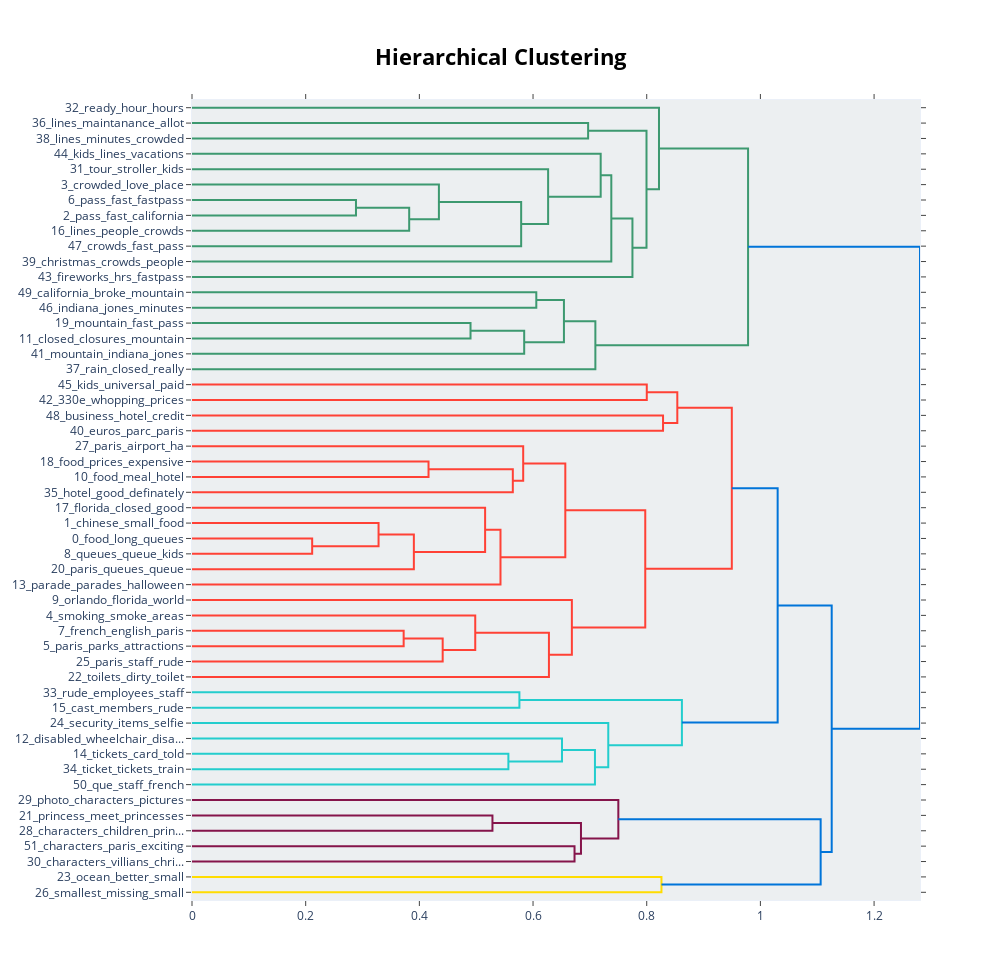

The notebook cell this image was saved under:
### Code cell
topic_model.visualize_hierarchy(top_n_topics=60)

### Figure 1 — Plotly figure (JSON) as saved in the notebook; plotly's stock layout.template omitted (floating-point values rounded to 4 significant figures)
{"data": [{"hoverinfo": "text", "marker": {"color": "rgb(61,153,112)"}, "mode": "lines", "type": "scatter", "x": [0.0, 0.6969, 0.6969, 0.0], "xaxis": "x", "y": [-15.0, -15.0, -25.0, -25.0], "yaxis": "y"}, {"hoverinfo": "text", "marker": {"color": "rgb(61,153,112)"}, "mode": "lines", "type": "scatter", "x": [0.0, 0.2885, 0.2885, 0.0], "xaxis": "x", "y": [-65.0, -65.0, -75.0, -75.0], "yaxis": "y"}, {"hoverinfo": "text", "marker": {"color": "rgb(61,153,112)"}, "mode": "lines", "type": "scatter", "x": [0.2885, 0.3821, 0.3821, 0.0], "xaxis": "x", "y": [-70.0, -70.0, -85.0, -85.0], "yaxis": "y"}, {"hoverinfo": "text", "marker": {"color": "rgb(61,153,112)"}, "mode": "lines", "type": "scatter", "x": [0.0, 0.4344, 0.4344, 0.3821], "xaxis": "x", "y": [-55.0, -55.0, -77.5, -77.5], "yaxis": "y"}, {"hoverinfo": "text", "marker": {"color": "rgb(61,153,112)"}, "mode": "lines", "type": "scatter", "x": [0.4344, 0.5791, 0.5791, 0.0], "xaxis": "x", "y": [-66.25, -66.25, -95.0, -95.0], "yaxis": "y"}, {"hoverinfo": "text", "marker": {"color": "rgb(61,153,112)"}, "mode": "lines", "type": "scatter", "x": [0.0, 0.6265, 0.6265, 0.5791], "xaxis": "x", "y": [-45.0, -45.0, -80.62, -80.62], "yaxis": "y"}, {"hoverinfo": "text", "marker": {"color": "rgb(61,153,112)"}, "mode": "lines", "type": "scatter", "x": [0.0, 0.719, 0.719, 0.6265], "xaxis": "x", "y": [-35.0, -35.0, -62.81, -62.81], "yaxis": "y"}, {"hoverinfo": "text", "marker": {"color": "rgb(61,153,112)"}, "mode": "lines", "type": "scatter", "x": [0.719, 0.7377, 0.7377, 0.0], "xaxis": "x", "y": [-48.91, -48.91, -105.0, -105.0], "yaxis": "y"}, {"hoverinfo": "text", "marker": {"color": "rgb(61,153,112)"}, "mode": "lines", "type": "scatter", "x": [0.7377, 0.7749, 0.7749, 0.0], "xaxis": "x", "y": [-76.95, -76.95, -115.0, -115.0], "yaxis": "y"}, {"hoverinfo": "text", "marker": {"color": "rgb(61,153,112)"}, "mode": "lines", "type": "scatter", "x": [0.6969, 0.7996, 0.7996, 0.7749], "xaxis": "x", "y": [-20.0, -20.0, -95.98, -95.98], "yaxis": "y"}, {"hoverinfo": "text", "marker": {"color": "rgb(61,153,112)"}, "mode": "lines", "type": "scatter", "x": [0.0, 0.8216, 0.8216, 0.7996], "xaxis": "x", "y": [-5.0, -5.0, -57.99, -57.99], "yaxis": "y"}, {"hoverinfo": "text", "marker": {"color": "rgb(61,153,112)"}, "mode": "lines", "type": "scatter", "x": [0.0, 0.6057, 0.6057, 0.0], "xaxis": "x", "y": [-125.0, -125.0, -135.0, -135.0], "yaxis": "y"}, {"hoverinfo": "text", "marker": {"color": "rgb(61,153,112)"}, "mode": "lines", "type": "scatter", "x": [0.0, 0.49, 0.49, 0.0], "xaxis": "x", "y": [-145.0, -145.0, -155.0, -155.0], "yaxis": "y"}, {"hoverinfo": "text", "marker": {"color": "rgb(61,153,112)"}, "mode": "lines", "type": "scatter", "x": [0.49, 0.5844, 0.5844, 0.0], "xaxis": "x", "y": [-150.0, -150.0, -165.0, -165.0], "yaxis": "y"}, {"hoverinfo": "text", "marker": {"color": "rgb(61,153,112)"}, "mode": "lines", "type": "scatter", "x": [0.6057, 0.6544, 0.6544, 0.5844], "xaxis": "x", "y": [-130.0, -130.0, -157.5, -157.5], "yaxis": "y"}, {"hoverinfo": "text", "marker": {"color": "rgb(61,153,112)"}, "mode": "lines", "type": "scatter", "x": [0.6544, 0.7097, 0.7097, 0.0], "xaxis": "x", "y": [-143.8, -143.8, -175.0, -175.0], "yaxis": "y"}, {"hoverinfo": "text", "marker": {"color": "rgb(61,153,112)"}, "mode": "lines", "type": "scatter", "x": [0.8216, 0.9783, 0.9783, 0.7097], "xaxis": "x", "y": [-31.49, -31.49, -159.4, -159.4], "yaxis": "y"}, {"hoverinfo": "text", "marker": {"color": "rgb(255,65,54)"}, "mode": "lines", "type": "scatter", "x": [0.0, 0.8001, 0.8001, 0.0], "xaxis": "x", "y": [-185.0, -185.0, -195.0, -195.0], "yaxis": "y"}, {"hoverinfo": "text", "marker": {"color": "rgb(255,65,54)"}, "mode": "lines", "type": "scatter", "x": [0.0, 0.8287, 0.8287, 0.0], "xaxis": "x", "y": [-205.0, -205.0, -215.0, -215.0], "yaxis": "y"}, {"hoverinfo": "text", "marker": {"color": "rgb(255,65,54)"}, "mode": "lines", "type": "scatter", "x": [0.8001, 0.8538, 0.8538, 0.8287], "xaxis": "x", "y": [-190.0, -190.0, -210.0, -210.0], "yaxis": "y"}, {"hoverinfo": "text", "marker": {"color": "rgb(255,65,54)"}, "mode": "lines", "type": "scatter", "x": [0.0, 0.4161, 0.4161, 0.0], "xaxis": "x", "y": [-235.0, -235.0, -245.0, -245.0], "yaxis": "y"}, {"hoverinfo": "text", "marker": {"color": "rgb(255,65,54)"}, "mode": "lines", "type": "scatter", "x": [0.4161, 0.5644, 0.5644, 0.0], "xaxis": "x", "y": [-240.0, -240.0, -255.0, -255.0], "yaxis": "y"}, {"hoverinfo": "text", "marker": {"color": "rgb(255,65,54)"}, "mode": "lines", "type": "scatter", "x": [0.0, 0.5827, 0.5827, 0.5644], "xaxis": "x", "y": [-225.0, -225.0, -247.5, -247.5], "yaxis": "y"}, {"hoverinfo": "text", "marker": {"color": "rgb(255,65,54)"}, "mode": "lines", "type": "scatter", "x": [0.0, 0.2114, 0.2114, 0.0], "xaxis": "x", "y": [-285.0, -285.0, -295.0, -295.0], "yaxis": "y"}, {"hoverinfo": "text", "marker": {"color": "rgb(255,65,54)"}, "mode": "lines", "type": "scatter", "x": [0.0, 0.3282, 0.3282, 0.2114], "xaxis": "x", "y": [-275.0, -275.0, -290.0, -290.0], "yaxis": "y"}, {"hoverinfo": "text", "marker": {"color": "rgb(255,65,54)"}, "mode": "lines", "type": "scatter", "x": [0.3282, 0.3903, 0.3903, 0.0], "xaxis": "x", "y": [-282.5, -282.5, -305.0, -305.0], "yaxis": "y"}, {"hoverinfo": "text", "marker": {"color": "rgb(255,65,54)"}, "mode": "lines", "type": "scatter", "x": [0.0, 0.5157, 0.5157, 0.3903], "xaxis": "x", "y": [-265.0, -265.0, -293.8, -293.8], "yaxis": "y"}, {"hoverinfo": "text", "marker": {"color": "rgb(255,65,54)"}, "mode": "lines", "type": "scatter", "x": [0.5157, 0.5427, 0.5427, 0.0], "xaxis": "x", "y": [-279.4, -279.4, -315.0, -315.0], "yaxis": "y"}, {"hoverinfo": "text", "marker": {"color": "rgb(255,65,54)"}, "mode": "lines", "type": "scatter", "x": [0.5827, 0.6568, 0.6568, 0.5427], "xaxis": "x", "y": [-236.2, -236.2, -297.2, -297.2], "yaxis": "y"}, {"hoverinfo": "text", "marker": {"color": "rgb(255,65,54)"}, "mode": "lines", "type": "scatter", "x": [0.0, 0.3724, 0.3724, 0.0], "xaxis": "x", "y": [-345.0, -345.0, -355.0, -355.0], "yaxis": "y"}, {"hoverinfo": "text", "marker": {"color": "rgb(255,65,54)"}, "mode": "lines", "type": "scatter", "x": [0.3724, 0.441, 0.441, 0.0], "xaxis": "x", "y": [-350.0, -350.0, -365.0, -365.0], "yaxis": "y"}, {"hoverinfo": "text", "marker": {"color": "rgb(255,65,54)"}, "mode": "lines", "type": "scatter", "x": [0.0, 0.4983, 0.4983, 0.441], "xaxis": "x", "y": [-335.0, -335.0, -357.5, -357.5], "yaxis": "y"}, {"hoverinfo": "text", "marker": {"color": "rgb(255,65,54)"}, "mode": "lines", "type": "scatter", "x": [0.4983, 0.628, 0.628, 0.0], "xaxis": "x", "y": [-346.2, -346.2, -375.0, -375.0], "yaxis": "y"}, {"hoverinfo": "text", "marker": {"color": "rgb(255,65,54)"}, "mode": "lines", "type": "scatter", "x": [0.0, 0.6683, 0.6683, 0.628], "xaxis": "x", "y": [-325.0, -325.0, -360.6, -360.6], "yaxis": "y"}, {"hoverinfo": "text", "marker": {"color": "rgb(255,65,54)"}, "mode": "lines", "type": "scatter", "x": [0.6568, 0.7974, 0.7974, 0.6683], "xaxis": "x", "y": [-266.7, -266.7, -342.8, -342.8], "yaxis": "y"}, {"hoverinfo": "text", "marker": {"color": "rgb(255,65,54)"}, "mode": "lines", "type": "scatter", "x": [0.8538, 0.9497, 0.9497, 0.7974], "xaxis": "x", "y": [-200.0, -200.0, -304.8, -304.8], "yaxis": "y"}, {"hoverinfo": "text", "marker": {"color": "rgb(35,205,205)"}, "mode": "lines", "type": "scatter", "x": [0.0, 0.576, 0.576, 0.0], "xaxis": "x", "y": [-385.0, -385.0, -395.0, -395.0], "yaxis": "y"}, {"hoverinfo": "text", "marker": {"color": "rgb(35,205,205)"}, "mode": "lines", "type": "scatter", "x": [0.0, 0.5566, 0.5566, 0.0], "xaxis": "x", "y": [-425.0, -425.0, -435.0, -435.0], "yaxis": "y"}, {"hoverinfo": "text", "marker": {"color": "rgb(35,205,205)"}, "mode": "lines", "type": "scatter", "x": [0.0, 0.6509, 0.6509, 0.5566], "xaxis": "x", "y": [-415.0, -415.0, -430.0, -430.0], "yaxis": "y"}, {"hoverinfo": "text", "marker": {"color": "rgb(35,205,205)"}, "mode": "lines", "type": "scatter", "x": [0.6509, 0.7089, 0.7089, 0.0], "xaxis": "x", "y": [-422.5, -422.5, -445.0, -445.0], "yaxis": "y"}, {"hoverinfo": "text", "marker": {"color": "rgb(35,205,205)"}, "mode": "lines", "type": "scatter", "x": [0.0, 0.7324, 0.7324, 0.7089], "xaxis": "x", "y": [-405.0, -405.0, -433.8, -433.8], "yaxis": "y"}, {"hoverinfo": "text", "marker": {"color": "rgb(35,205,205)"}, "mode": "lines", "type": "scatter", "x": [0.576, 0.8619, 0.8619, 0.7324], "xaxis": "x", "y": [-390.0, -390.0, -419.4, -419.4], "yaxis": "y"}, {"hoverinfo": "text", "marker": {"color": "rgb(0,116,217)"}, "mode": "lines", "type": "scatter", "x": [0.9497, 1.03, 1.03, 0.8619], "xaxis": "x", "y": [-252.4, -252.4, -404.7, -404.7], "yaxis": "y"}, {"hoverinfo": "text", "marker": {"color": "rgb(133,20,75)"}, "mode": "lines", "type": "scatter", "x": [0.0, 0.5286, 0.5286, 0.0], "xaxis": "x", "y": [-465.0, -465.0, -475.0, -475.0], "yaxis": "y"}, {"hoverinfo": "text", "marker": {"color": "rgb(133,20,75)"}, "mode": "lines", "type": "scatter", "x": [0.0, 0.673, 0.673, 0.0], "xaxis": "x", "y": [-485.0, -485.0, -495.0, -495.0], "yaxis": "y"}, {"hoverinfo": "text", "marker": {"color": "rgb(133,20,75)"}, "mode": "lines", "type": "scatter", "x": [0.5286, 0.6843, 0.6843, 0.673], "xaxis": "x", "y": [-470.0, -470.0, -490.0, -490.0], "yaxis": "y"}, {"hoverinfo": "text", "marker": {"color": "rgb(133,20,75)"}, "mode": "lines", "type": "scatter", "x": [0.0, 0.7501, 0.7501, 0.6843], "xaxis": "x", "y": [-455.0, -455.0, -480.0, -480.0], "yaxis": "y"}, {"hoverinfo": "text", "marker": {"color": "rgb(255,220,0)"}, "mode": "lines", "type": "scatter", "x": [0.0, 0.8259, 0.8259, 0.0], "xaxis": "x", "y": [-505.0, -505.0, -515.0, -515.0], "yaxis": "y"}, {"hoverinfo": "text", "marker": {"color": "rgb(0,116,217)"}, "mode": "lines", "type": "scatter", "x": [0.7501, 1.106, 1.106, 0.8259], "xaxis": "x", "y": [-467.5, -467.5, -510.0, -510.0], "yaxis": "y"}, {"hoverinfo": "text", "marker": {"color": "rgb(0,116,217)"}, "mode": "lines", "type": "scatter", "x": [1.03, 1.125, 1.125, 1.106], "xaxis": "x", "y": [-328.5, -328.5, -488.8, -488.8], "yaxis": "y"}, {"hoverinfo": "text", "marker": {"color": "rgb(0,116,217)"}, "mode": "lines", "type": "scatter", "x": [0.9783, 1.281, 1.281, 1.125], "xaxis": "x", "y": [-95.43, -95.43, -408.6, -408.6], "yaxis": "y"}], "layout": {"autosize": false, "height": 980, "hoverlabel": {"bgcolor": "white", "font": {"family": "Rockwell", "size": 16}}, "hovermode": "closest", "plot_bgcolor": "#ECEFF1", "showlegend": false, "title": {"font": {"color": "Black", "size": 22}, "text": "<b>Hierarchical Clustering</b>", "x": 0.5, "xanchor": "center", "yanchor": "top"}, "width": 1000, "xaxis": {"mirror": "allticks", "rangemode": "tozero", "showgrid": false, "showline": true, "showticklabels": true, "ticks": "outside", "type": "linear", "zeroline": false}, "yaxis": {"mirror": "allticks", "range": [-520, 0], "rangemode": "tozero", "showgrid": false, "showline": true, "showticklabels": true, "tickmode": "array", "ticks": "outside", "ticktext": ["32_ready_hour_hours", "36_lines_maintanance_allot", "38_lines_minutes_crowded", "44_kids_lines_vacations", "31_tour_stroller_kids", "3_crowded_love_place", "6_pass_fast_fastpass", "2_pass_fast_california", "16_lines_people_crowds", "47_crowds_fast_pass", "39_christmas_crowds_people", "43_fireworks_hrs_fastpass", "49_california_broke_mountain", "46_indiana_jones_minutes", "19_mountain_fast_pass", "11_closed_closures_mountain", "41_mountain_indiana_jones", "37_rain_closed_really", "45_kids_universal_paid", "42_330e_whopping_prices", "48_business_hotel_credit", "40_euros_parc_paris", "27_paris_airport_ha", "18_food_prices_expensive", "10_food_meal_hotel", "35_hotel_good_definately", "17_florida_closed_good", "1_chinese_small_food", "0_food_long_queues", "8_queues_queue_kids", "20_paris_queues_queue", "13_parade_parades_halloween", "9_orlando_florida_world", "4_smoking_smoke_areas", "7_french_english_paris", "5_paris_parks_attractions", "25_paris_staff_rude", "22_toilets_dirty_toilet", "33_rude_employees_staff", "15_cast_members_rude", "24_security_items_selfie", "12_disabled_wheelchair_disa...", "14_tickets_card_told", "34_ticket_tickets_train", "50_que_staff_french", "29_photo_characters_pictures", "21_princess_meet_princesses", "28_characters_children_prin...", "51_characters_paris_exciting", "30_characters_villians_chri...", "23_ocean_better_small", "26_smallest_missing_small"], "tickvals": [-5, -15, -25, -35, -45, -55, -65, -75, -85, -95, -105, -115, -125, -135, -145, -155, -165, -175, -185, -195, -205, -215, -225, -235, -245, -255, -265, -275, -285, -295, -305, -315, -325, -335, -345, -355, -365, -375, -385, -395, -405, -415, -425, -435, -445, -455, -465, -475, -485, -495, -505, -515], "type": "linear", "zeroline": false}}}
